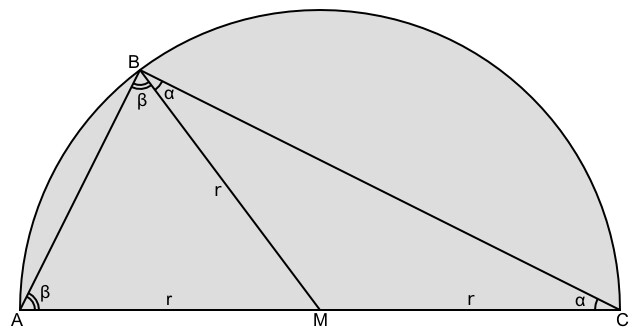
#> input picture geosolver/images/image.png, 640 x 330 px, found by its file name
$ python run_diagram.py
#> lines starting #> are read from the running program, lines starting #| are printed output that depends on the picture
### geosolver/utils/prep.py
"""
Preprocessing utils to obtain appropriate format for question text and diagram.
"""
import os
import tempfile
import re

import cv2
import networkx as nx
from PIL import Image
import requests
from geosolver import settings

__author__ = 'minjoon'


def save_graph_image(graph, path):
    pydot_graph = nx.to_pydot(graph)
    pydot_graph.write_png(path)


# [38 lines left out: functions get_graph_image, display_graph, display_graphs, not called in this run]


def block_display():
    cv2.waitKey()
    cv2.destroyAllWindows()


def open_image(filepath, grayscale=True):
#> called with filepath = 'geosolver/images/image.png', grayscale = True
    basepath, ext = os.path.splitext(filepath)
    if ext != ".png":
        newpath = basepath + ".png"
        fp = Image.open(filepath)
        fp.save(newpath)
        filepath = newpath
        print(filepath)
    if grayscale:
        image = cv2.imread(filepath, cv2.IMREAD_GRAYSCALE)
#> image is the input picture: shape (330, 640); min 0, max 255, mean 225.7
    else:
        image = cv2.imread(filepath, cv2.IMREAD_COLOR)
    return image

# [48 lines left out: functions open_image_from_file, save_image, display_image, get_number_string, index_by_list, stanford_tokenizer, not called in this run]


def paragraph_to_sentences(paragraph):
    sentence_list = re.split('(?<=[.!?;]) +', paragraph)
    return dict(enumerate(sentence_list))


# [70 lines left out: function sentence_to_words_statements_values, not called in this run]

### geosolver/diagram/parse_image_segments.py
from scipy import ndimage
import cv2
import numpy as np

from geosolver.diagram.states import ImageSegment, ImageSegmentParse
from geosolver.ontology.instantiator_definitions import instantiators

__author__ = 'minjoon'


def parse_image_segments(image):
    kernel = np.ones((3,3), np.uint8)
    block_size = 13
    c = 20
    min_area = 20
    min_height = 3
    min_width = 3

    image_segments = _get_image_segments(image, kernel, block_size, c)
    diagram_segment, label_segments = _get_diagram_and_label_segments(image_segments, min_area, min_height, min_width)
    image_segment_parse = ImageSegmentParse(image, diagram_segment, label_segments)
    return image_segment_parse


def _get_image_segments(image, kernel, block_size, c):
#> called with kernel = array of shape (3, 3), block_size = 13, c = 20
    binarized_image = cv2.adaptiveThreshold(image, 255, cv2.ADAPTIVE_THRESH_GAUSSIAN_C,
                                            cv2.THRESH_BINARY_INV, block_size, c)
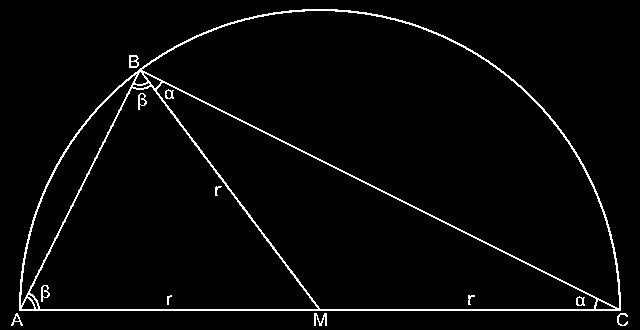
#> binarized_image: shape (330, 640); 2.9% white in thin lines or dots

    labeled, nr_objects = ndimage.label(binarized_image, structure=kernel)
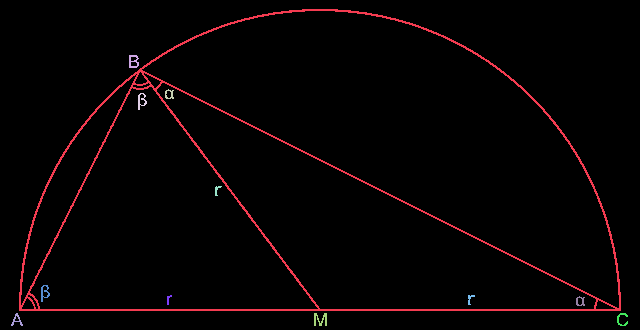
#> labeled: shape (330, 640) int32; 13 distinct labels, from 0 to 12; one colour per label, 0 black
#> nr_objects = 12
    slices = ndimage.find_objects(labeled)
#> slices = 12 items

    image_segments = {}
    for idx, slice_ in enumerate(slices):
        offset = instantiators['point'](slice_[1].start, slice_[0].start)
        sliced_image = image[slice_]
        boolean_array = labeled[slice_] == (idx+1)
        segmented_image = 255- (255-sliced_image) * boolean_array
        pixels = set(instantiators['point'](x, y) for x, y in np.transpose(np.nonzero(np.transpose(boolean_array))))
        binarized_segmented_image = cv2.adaptiveThreshold(segmented_image, 255, cv2.ADAPTIVE_THRESH_GAUSSIAN_C,
                                                          cv2.THRESH_BINARY_INV, block_size, c)

        image_segment = ImageSegment(segmented_image, sliced_image, binarized_segmented_image, pixels, offset, idx)
        image_segments[idx] = image_segment
#> this loop made 1 pass
#> after the loop, image_segments = 0 items

    return image_segments


# [14 lines left out: function _get_diagram_and_label_segments, not called in this run]

### geosolver/diagram/run_diagram.py
import sys
import traceback
import numpy as np

from geosolver.diagram.computational_geometry import normalize_angle, horizontal_angle, area_of_polygon
from geosolver.diagram.get_instances import get_all_instances
from geosolver.diagram.parse_confident_formulas import parse_confident_formulas, get_point_coordinates
from geosolver.diagram.parse_core import parse_core
from geosolver.diagram.parse_graph import parse_graph
from geosolver.diagram.parse_image_segments import parse_image_segments
from geosolver.diagram.parse_primitives import parse_primitives
from geosolver.diagram.select_primitives import select_primitives
from geosolver.utils.prep import open_image

__author__ = 'minjoon'

# [58 lines left out: function generate_manim_from_image, not called in this run]


def show_detected_points(image_path):
    """
    Show the detected points overlaid on the original image

    Args:
        image_path: Path to the geometry image
    """
    print(f"Detecting and displaying points from: {image_path}")

    try:
        # Run GeoSolver pipeline up to point detection
        print("Step 1: Opening image...")
        image = open_image(image_path)

        print("Step 2: Parsing image segments...")
        image_segment_parse = parse_image_segments(image)

        print("Step 3: Enhanced primitive detection...")
        primitive_parse = parse_primitives(image_segment_parse)

        # Show detection results
        print(f"\nPrimitive detection results:")
        print(f"  Lines detected: {len(primitive_parse.lines)}")
        print(f"  Circles detected: {len(primitive_parse.circles)}")

        # Show circle details
        for idx, circle in primitive_parse.circles.items():
            from geosolver.diagram.parse_primitives import get_circle_metadata
            metadata = get_circle_metadata(circle)
            arc_type = metadata.get('arc_type', 'full_circle')
            detection_method = metadata.get('detection_method', 'unknown')
            print(f"  Circle {idx}: center=({circle.center.x:.1f}, {circle.center.y:.1f}), "
                  f"radius={circle.radius:.1f}, type={arc_type}, method={detection_method}")

        print("Step 4: Selecting primitives...")
        selected = select_primitives(primitive_parse)

        print("Step 5: Parsing core...")
        core_parse = parse_core(selected)

        print(f"\nFinal detected points: {len(core_parse.intersection_points)}")
        for key, point in core_parse.intersection_points.items():
            print(f"  Point {key}: ({point.x:.1f}, {point.y:.1f})")

        # Display the points on the image
        print("\nDisplaying points on image...")
        core_parse.display_points()

        return core_parse.intersection_points

    except Exception as e:
        print(f"Error detecting points: {e}")
        traceback.print_exc()
        return None


# ====== HELPER FUNCTIONS ======

# [308 lines left out: functions _export_to_manim_improved, _calculate_scaling, _save_manim_file, not called in this run]


# ====== MAIN EXECUTION ======

if __name__ == "__main__":
    print("="*60)
    print("GEOSOLVER MAIN FUNCTIONS")
    print("="*60)

    # Default image path
    default_image = "geosolver/images/image.png"

    # Check command line arguments
    if len(sys.argv) > 1:
        command = sys.argv[1].lower()

        # Check if custom image path is provided
        image_path = sys.argv[2] if len(sys.argv) > 2 else default_image

        if command == "manim":
            # Option 1: Generate Manim code from image
            print(f"Running Manim generation with image: {image_path}")
            generate_manim_from_image(image_path, "geometry_scene.py")

        elif command == "display":
            # Option 2: Show detected points on image
            print(f"Running point detection and display with image: {image_path}")
            show_detected_points(image_path)

        else:
            print(f"Unknown command: {command}")
            print("Usage:")
            print("  python -m geosolver.diagram.run_diagram manim [image_path]    # Generate Manim code")
            print("  python -m geosolver.diagram.run_diagram display [image_path]  # Show detected points")
            print("  If no image_path is provided, uses default: geosolver/images/image.png")
            sys.exit(1)
    else:
        # Default behavior (no arguments) - run display
        print("No command specified, running point detection and display...")
        print("Usage:")
        print("  python -m geosolver.diagram.run_diagram manim [image_path]    # Generate Manim code")
        print("  python -m geosolver.diagram.run_diagram display [image_path]  # Show detected points")
        print("  If no image_path is provided, uses default: geosolver/images/image.png")
        print(f"\nRunning default (display) with image: {default_image}...")
        show_detected_points(default_image)
#> (the call stopped at in _get_image_segments, `offset = instantiators['point'](slice_[1].start, slice_[0].start)`: geosolver is not available in this run)

    print("\n" + "="*60)
    print("DONE")
    print("="*60)

$ run again, with geosolver/images/00142.png copied over geosolver/images/image.png
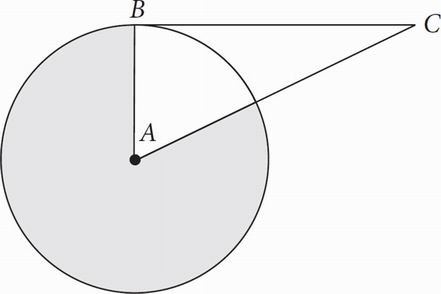
#> input picture geosolver/images/00142.png, 441 x 294 px, found by its file name
#> in _get_image_segments, `binarized_image = cv2.adaptiveThreshold(image, 255, cv2.ADAPTIVE_THRES..`:
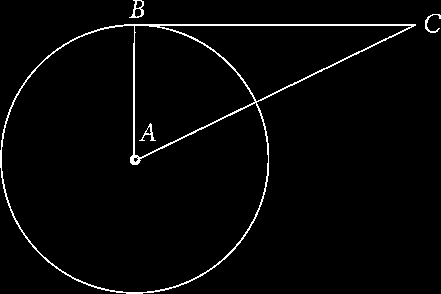
#> binarized_image: shape (294, 441); 2.5% white in thin lines or dots
#> in _get_image_segments, `labeled, nr_objects = ndimage.label(binarized_image, structure=kernel)`:
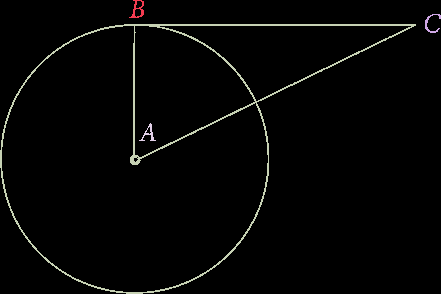
#> labeled: shape (294, 441) int32; 5 distinct labels, from 0 to 4; one colour per label, 0 black
#> nr_objects = 4
#> slices = 4 items
#> the loop in _get_image_segments, `for idx, slice_ in enumerate(slices):` made 1 pass
#> after the loop in _get_image_segments, `for idx, slice_ in enumerate(slices):`: image_segments = 0 items
